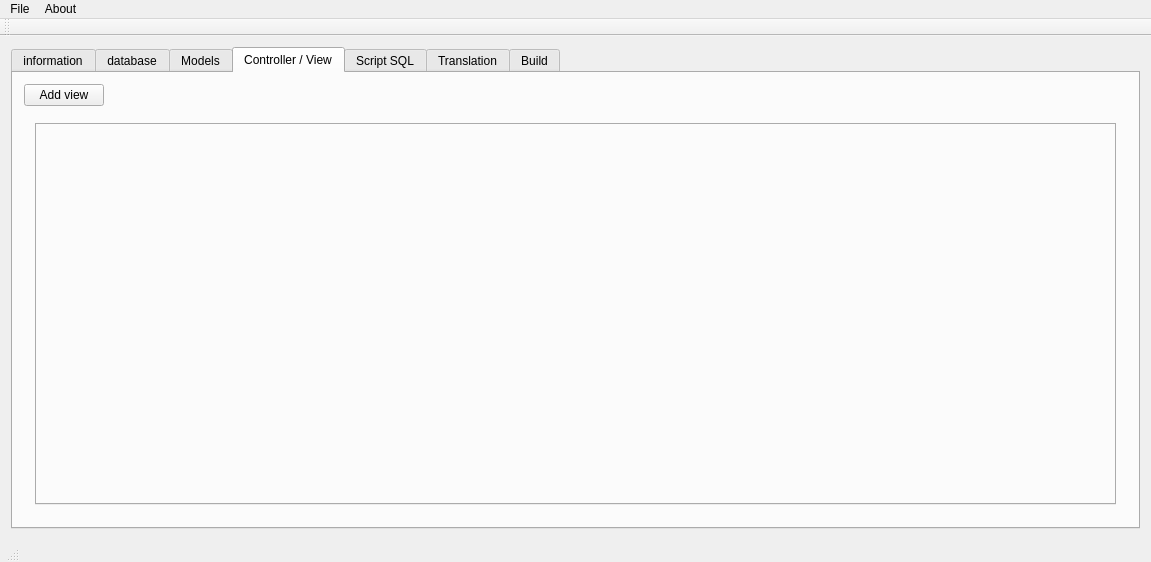
<?xml version="1.0" encoding="UTF-8"?>
<ui version="4.0">
 <class>MainWindow</class>
 <widget class="QMainWindow" name="MainWindow">
  <property name="geometry">
   <rect>
    <x>0</x>
    <y>0</y>
    <width>1151</width>
    <height>562</height>
   </rect>
  </property>
  <property name="sizePolicy">
   <sizepolicy hsizetype="Maximum" vsizetype="Maximum">
    <horstretch>0</horstretch>
    <verstretch>0</verstretch>
   </sizepolicy>
  </property>
  <property name="windowTitle">
   <string>Joomla Builder</string>
  </property>
  <widget class="QWidget" name="centralWidget">
   <property name="sizePolicy">
    <sizepolicy hsizetype="Maximum" vsizetype="Maximum">
     <horstretch>0</horstretch>
     <verstretch>0</verstretch>
    </sizepolicy>
   </property>
   <layout class="QVBoxLayout" name="verticalLayout_4">
    <item>
     <widget class="QTabWidget" name="tabComponant">
      <property name="currentIndex">
       <number>3</number>
      </property>
      <widget class="QWidget" name="information">
       <property name="sizePolicy">
        <sizepolicy hsizetype="Maximum" vsizetype="Maximum">
         <horstretch>0</horstretch>
         <verstretch>0</verstretch>
        </sizepolicy>
       </property>
       <attribute name="title">
        <string>information</string>
       </attribute>
       <layout class="QVBoxLayout" name="verticalLayout">
        <item>
         <layout class="QFormLayout" name="formLayout">
          <property name="fieldGrowthPolicy">
           <enum>QFormLayout::AllNonFixedFieldsGrow</enum>
          </property>
          <item row="1" column="0">
           <widget class="QLabel" name="label">
            <property name="text">
             <string>Component</string>
            </property>
           </widget>
          </item>
          <item row="1" column="1">
           <widget class="QLineEdit" name="fldComponent">
            <property name="text">
             <string>com_lmnp</string>
            </property>
           </widget>
          </item>
          <item row="2" column="0">
           <widget class="QLabel" name="label_2">
            <property name="text">
             <string>Component name</string>
            </property>
           </widget>
          </item>
          <item row="2" column="1">
           <widget class="QLineEdit" name="fldName">
            <property name="text">
             <string>lmnp</string>
            </property>
           </widget>
          </item>
          <item row="3" column="0">
           <widget class="QLabel" name="label_3">
            <property name="text">
             <string>Author</string>
            </property>
           </widget>
          </item>
          <item row="3" column="1">
           <widget class="QLineEdit" name="fldAuthor">
            <property name="text">
             <string>perraudeau</string>
            </property>
           </widget>
          </item>
          <item row="4" column="0">
           <widget class="QLabel" name="licenceLabel">
            <property name="text">
             <string>Licence</string>
            </property>
           </widget>
          </item>
          <item row="4" column="1">
           <widget class="QLineEdit" name="fldLicense">
            <property name="text">
             <string>gpl</string>
            </property>
           </widget>
          </item>
          <item row="5" column="0">
           <widget class="QLabel" name="labelcopyright">
            <property name="text">
             <string>Copyright</string>
            </property>
           </widget>
          </item>
          <item row="5" column="1">
           <widget class="QLineEdit" name="fldCopyright">
            <property name="text">
             <string>jp</string>
            </property>
           </widget>
          </item>
          <item row="6" column="1">
           <spacer name="verticalSpacer">
            <property name="orientation">
             <enum>Qt::Vertical</enum>
            </property>
            <property name="sizeHint" stdset="0">
             <size>
              <width>20</width>
              <height>40</height>
             </size>
            </property>
           </spacer>
          </item>
          <item row="7" column="0">
           <widget class="QLabel" name="langueLabel">
            <property name="text">
             <string>Langue</string>
            </property>
           </widget>
          </item>
          <item row="7" column="1">
           <widget class="QComboBox" name="fldLanguage">
            <property name="editable">
             <bool>false</bool>
            </property>
           </widget>
          </item>
         </layout>
        </item>
       </layout>
      </widget>
      <widget class="QWidget" name="database">
       <property name="sizePolicy">
        <sizepolicy hsizetype="Maximum" vsizetype="Maximum">
         <horstretch>0</horstretch>
         <verstretch>0</verstretch>
        </sizepolicy>
       </property>
       <attribute name="title">
        <string>database</string>
       </attribute>
       <layout class="QVBoxLayout" name="verticalLayout_2">
        <item>
         <layout class="QFormLayout" name="formLayout_2">
          <property name="fieldGrowthPolicy">
           <enum>QFormLayout::AllNonFixedFieldsGrow</enum>
          </property>
          <property name="leftMargin">
           <number>5</number>
          </property>
          <property name="rightMargin">
           <number>5</number>
          </property>
          <item row="1" column="0">
           <widget class="QLabel" name="label_5">
            <property name="text">
             <string>Host</string>
            </property>
           </widget>
          </item>
          <item row="1" column="1">
           <widget class="QLineEdit" name="fldHost"/>
          </item>
          <item row="2" column="0">
           <widget class="QLabel" name="label_6">
            <property name="text">
             <string>Database</string>
            </property>
           </widget>
          </item>
          <item row="2" column="1">
           <widget class="QLineEdit" name="fldDatabase"/>
          </item>
          <item row="3" column="0">
           <widget class="QLabel" name="label_7">
            <property name="text">
             <string>User</string>
            </property>
           </widget>
          </item>
          <item row="3" column="1">
           <widget class="QLineEdit" name="fldUser"/>
          </item>
          <item row="4" column="0">
           <widget class="QLabel" name="label_8">
            <property name="text">
             <string>Password</string>
            </property>
           </widget>
          </item>
          <item row="4" column="1">
           <widget class="QLineEdit" name="fldPassword"/>
          </item>
          <item row="5" column="0">
           <widget class="QLabel" name="label_9">
            <property name="text">
             <string>Port</string>
            </property>
           </widget>
          </item>
          <item row="5" column="1">
           <widget class="QLineEdit" name="fldPort"/>
          </item>
          <item row="6" column="0">
           <widget class="QLabel" name="otherParameterLabel">
            <property name="text">
             <string>Other parameter</string>
            </property>
           </widget>
          </item>
          <item row="6" column="1">
           <widget class="QLineEdit" name="fldDbotherparam"/>
          </item>
          <item row="7" column="1">
           <spacer name="verticalSpacer_2">
            <property name="orientation">
             <enum>Qt::Vertical</enum>
            </property>
            <property name="sizeHint" stdset="0">
             <size>
              <width>20</width>
              <height>40</height>
             </size>
            </property>
           </spacer>
          </item>
          <item row="8" column="0">
           <widget class="QLabel" name="tablePrefixLabel">
            <property name="text">
             <string>Table prefix</string>
            </property>
           </widget>
          </item>
          <item row="8" column="1">
           <widget class="QLineEdit" name="fldTableprefix">
            <property name="text">
             <string>lmnp_</string>
            </property>
           </widget>
          </item>
          <item row="0" column="0">
           <widget class="QLabel" name="typeLabel">
            <property name="text">
             <string>Type</string>
            </property>
           </widget>
          </item>
          <item row="0" column="1">
           <widget class="QComboBox" name="fldDbType"/>
          </item>
         </layout>
        </item>
       </layout>
      </widget>
      <widget class="QWidget" name="dbTables">
       <property name="sizePolicy">
        <sizepolicy hsizetype="Expanding" vsizetype="Expanding">
         <horstretch>0</horstretch>
         <verstretch>0</verstretch>
        </sizepolicy>
       </property>
       <attribute name="title">
        <string>Models</string>
       </attribute>
       <layout class="QVBoxLayout" name="verticalLayout_5">
        <item>
         <layout class="QVBoxLayout" name="tablesLayout">
          <property name="sizeConstraint">
           <enum>QLayout::SetMaximumSize</enum>
          </property>
          <property name="leftMargin">
           <number>5</number>
          </property>
          <property name="topMargin">
           <number>5</number>
          </property>
          <property name="rightMargin">
           <number>5</number>
          </property>
          <property name="bottomMargin">
           <number>5</number>
          </property>
          <item>
           <widget class="QLabel" name="label_4">
            <property name="text">
             <string>Models</string>
            </property>
           </widget>
          </item>
          <item>
           <layout class="QHBoxLayout" name="horizontalLayout_2">
            <item>
             <widget class="QLabel" name="label_10">
              <property name="text">
               <string>Add model</string>
              </property>
             </widget>
            </item>
            <item>
             <widget class="QLineEdit" name="fldNewtable">
              <property name="sizePolicy">
               <sizepolicy hsizetype="Preferred" vsizetype="Fixed">
                <horstretch>0</horstretch>
                <verstretch>0</verstretch>
               </sizepolicy>
              </property>
             </widget>
            </item>
            <item>
             <widget class="QPushButton" name="btnAddModel">
              <property name="text">
               <string>Add</string>
              </property>
             </widget>
            </item>
            <item>
             <spacer name="horizontalSpacer_2">
              <property name="orientation">
               <enum>Qt::Horizontal</enum>
              </property>
              <property name="sizeHint" stdset="0">
               <size>
                <width>40</width>
                <height>20</height>
               </size>
              </property>
             </spacer>
            </item>
           </layout>
          </item>
          <item>
           <widget class="QTabWidget" name="tabModel">
            <property name="currentIndex">
             <number>-1</number>
            </property>
            <property name="tabsClosable">
             <bool>true</bool>
            </property>
           </widget>
          </item>
         </layout>
        </item>
       </layout>
      </widget>
      <widget class="QWidget" name="controller">
       <attribute name="title">
        <string>Controller / View</string>
       </attribute>
       <layout class="QVBoxLayout" name="verticalLayout_6">
        <item>
         <layout class="QVBoxLayout" name="verticalLayout_7">
          <item>
           <layout class="QHBoxLayout" name="horizontalLayout">
            <property name="sizeConstraint">
             <enum>QLayout::SetMinimumSize</enum>
            </property>
            <item>
             <widget class="QPushButton" name="btnAddView">
              <property name="text">
               <string>Add view</string>
              </property>
             </widget>
            </item>
            <item>
             <spacer name="horizontalSpacer">
              <property name="orientation">
               <enum>Qt::Horizontal</enum>
              </property>
              <property name="sizeHint" stdset="0">
               <size>
                <width>40</width>
                <height>20</height>
               </size>
              </property>
             </spacer>
            </item>
           </layout>
          </item>
          <item>
           <widget class="QWidget" name="widget" native="true">
            <property name="sizePolicy">
             <sizepolicy hsizetype="Expanding" vsizetype="Expanding">
              <horstretch>0</horstretch>
              <verstretch>0</verstretch>
             </sizepolicy>
            </property>
            <layout class="QVBoxLayout" name="verticalLayout_8">
             <item>
              <widget class="QTabWidget" name="tabView"/>
             </item>
            </layout>
           </widget>
          </item>
         </layout>
        </item>
       </layout>
      </widget>
      <widget class="QWidget" name="scriptSQL">
       <attribute name="title">
        <string>Script SQL</string>
       </attribute>
       <layout class="QVBoxLayout" name="verticalLayout_11">
        <item>
         <widget class="QTabWidget" name="tabWidget">
          <property name="currentIndex">
           <number>0</number>
          </property>
          <widget class="QWidget" name="tabInstall">
           <attribute name="title">
            <string>Install</string>
           </attribute>
           <layout class="QVBoxLayout" name="verticalLayout_13">
            <item>
             <widget class="QPlainTextEdit" name="fldSqlinstall"/>
            </item>
           </layout>
          </widget>
          <widget class="QWidget" name="tabUninstall">
           <attribute name="title">
            <string>Uninstall</string>
           </attribute>
           <layout class="QVBoxLayout" name="verticalLayout_12">
            <item>
             <widget class="QPlainTextEdit" name="fldSqluninstall"/>
            </item>
           </layout>
          </widget>
         </widget>
        </item>
       </layout>
      </widget>
      <widget class="QWidget" name="Translation">
       <attribute name="title">
        <string>Translation</string>
       </attribute>
       <layout class="QVBoxLayout" name="verticalLayout_9">
        <item>
         <widget class="QWidget" name="widget_2" native="true">
          <layout class="QVBoxLayout" name="verticalLayout_10">
           <item>
            <widget class="TableTranslator" name="tableTranslation"/>
           </item>
          </layout>
         </widget>
        </item>
       </layout>
      </widget>
      <widget class="QWidget" name="build">
       <property name="sizePolicy">
        <sizepolicy hsizetype="Maximum" vsizetype="Maximum">
         <horstretch>0</horstretch>
         <verstretch>0</verstretch>
        </sizepolicy>
       </property>
       <attribute name="title">
        <string>Build</string>
       </attribute>
       <layout class="QVBoxLayout" name="verticalLayout_3">
        <item>
         <layout class="QFormLayout" name="formLayout_3">
          <property name="sizeConstraint">
           <enum>QLayout::SetMaximumSize</enum>
          </property>
          <property name="fieldGrowthPolicy">
           <enum>QFormLayout::AllNonFixedFieldsGrow</enum>
          </property>
          <item row="0" column="0">
           <widget class="QLabel" name="pathLabel">
            <property name="text">
             <string>Path</string>
            </property>
           </widget>
          </item>
          <item row="0" column="1">
           <widget class="QLineEdit" name="fldPath">
            <property name="text">
             <string>D:\Projets\Workspace\Qt\build-ComponentBuilder-Desktop_Qt_5_2_1_MinGW_32bit-Release\test</string>
            </property>
           </widget>
          </item>
          <item row="1" column="0">
           <widget class="QPushButton" name="btnGenerate">
            <property name="text">
             <string>Generate</string>
            </property>
           </widget>
          </item>
          <item row="2" column="0">
           <widget class="QLineEdit" name="fldDate">
            <property name="text">
             <string>Date</string>
            </property>
            <property name="readOnly">
             <bool>true</bool>
            </property>
           </widget>
          </item>
          <item row="3" column="0">
           <widget class="QLineEdit" name="fldControllerslistcsv"/>
          </item>
          <item row="4" column="0">
           <widget class="QLabel" name="textLabel">
            <property name="text">
             <string>text</string>
            </property>
           </widget>
          </item>
          <item row="4" column="1">
           <widget class="QLineEdit" name="textLineEdit">
            <property name="text">
             <string>&lt;name&gt;com_!name!&lt;/name&gt; !test!</string>
            </property>
           </widget>
          </item>
          <item row="5" column="0">
           <widget class="QLabel" name="regularExpLabel">
            <property name="text">
             <string>regularExp</string>
            </property>
           </widget>
          </item>
          <item row="5" column="1">
           <widget class="QLineEdit" name="fldRegularExp"/>
          </item>
          <item row="6" column="0">
           <widget class="QPushButton" name="regExp">
            <property name="text">
             <string>RegExp</string>
            </property>
           </widget>
          </item>
          <item row="7" column="0">
           <widget class="QLabel" name="resultLabel">
            <property name="text">
             <string>result</string>
            </property>
           </widget>
          </item>
          <item row="7" column="1">
           <widget class="QLineEdit" name="resultLineEdit"/>
          </item>
         </layout>
        </item>
       </layout>
      </widget>
     </widget>
    </item>
   </layout>
  </widget>
  <widget class="QMenuBar" name="menuBar">
   <property name="geometry">
    <rect>
     <x>0</x>
     <y>0</y>
     <width>1151</width>
     <height>21</height>
    </rect>
   </property>
   <widget class="QMenu" name="menuFile">
    <property name="title">
     <string>File</string>
    </property>
    <addaction name="actionNew"/>
    <addaction name="actionOpen"/>
    <addaction name="actionSave"/>
    <addaction name="actionSave_as"/>
   </widget>
   <widget class="QMenu" name="menuAbout">
    <property name="title">
     <string>About</string>
    </property>
    <addaction name="actionAbout"/>
   </widget>
   <addaction name="menuFile"/>
   <addaction name="menuAbout"/>
  </widget>
  <widget class="QToolBar" name="mainToolBar">
   <attribute name="toolBarArea">
    <enum>TopToolBarArea</enum>
   </attribute>
   <attribute name="toolBarBreak">
    <bool>false</bool>
   </attribute>
  </widget>
  <widget class="QStatusBar" name="statusBar">
   <property name="sizePolicy">
    <sizepolicy hsizetype="Maximum" vsizetype="Preferred">
     <horstretch>0</horstretch>
     <verstretch>0</verstretch>
    </sizepolicy>
   </property>
  </widget>
  <action name="actionNew">
   <property name="text">
    <string>New</string>
   </property>
  </action>
  <action name="actionOpen">
   <property name="text">
    <string>Open</string>
   </property>
  </action>
  <action name="actionSave">
   <property name="text">
    <string>Save</string>
   </property>
  </action>
  <action name="actionSave_as">
   <property name="text">
    <string>Save as</string>
   </property>
  </action>
  <action name="actionAbout">
   <property name="text">
    <string>About</string>
   </property>
  </action>
 </widget>
 <layoutdefault spacing="6" margin="11"/>
 <customwidgets>
  <customwidget>
   <class>TableTranslator</class>
   <extends>QTableWidget</extends>
   <header>tabletranslator.h</header>
  </customwidget>
 </customwidgets>
 <resources/>
 <connections/>
</ui>
